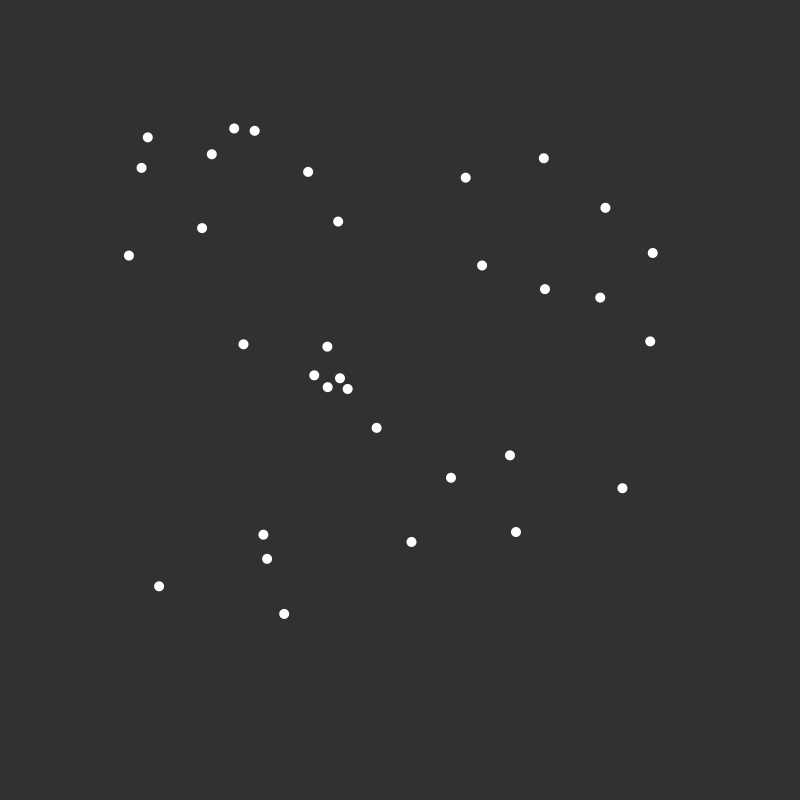
Frame 1 (no input)
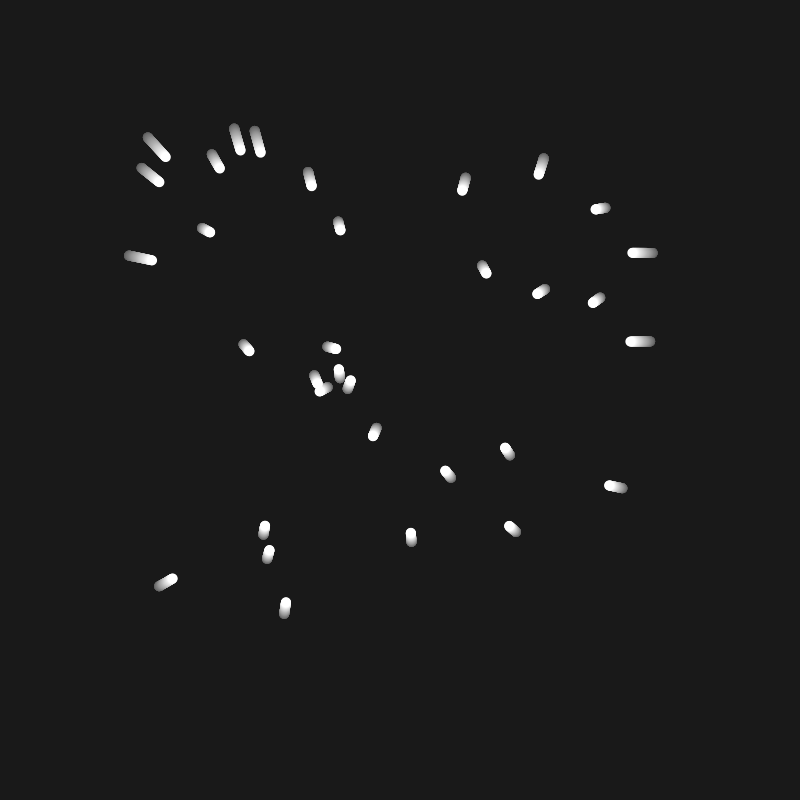
Frame 60 (the mouse pressed at the canvas centre just before this capture)
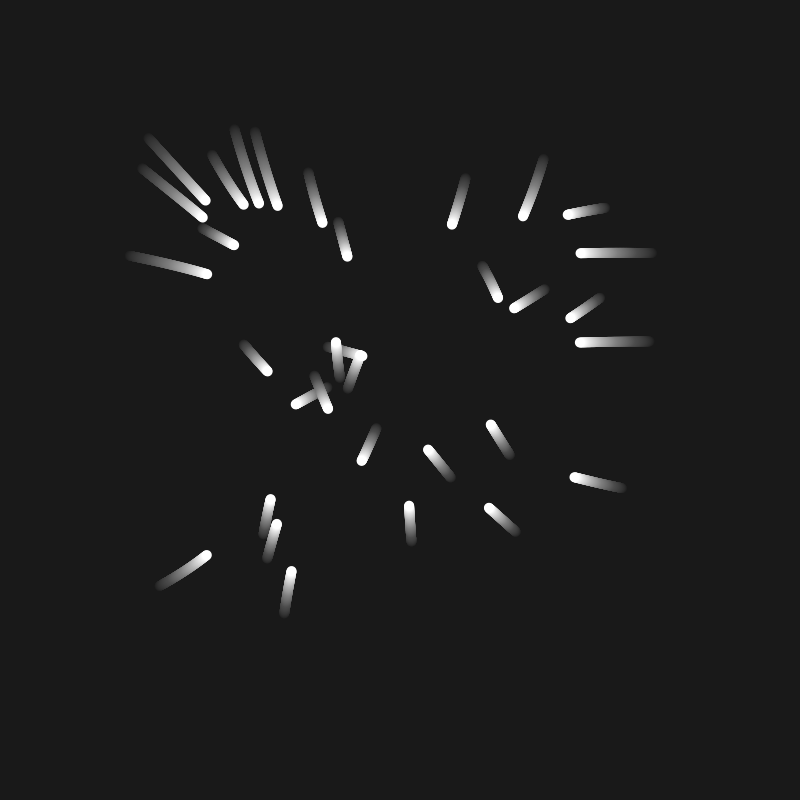
Frame 120 (the mouse held since frame 60 and released just before this capture)

The Processing sketch that drew these frames (run headless with seeded random() and noise(); from frame 60 on, the mouse is pressed at the canvas centre):

// Processing sketch: flocking
// ── flocking.pde
class Particle {
  ArrayList<Particle> guides;
  PVector pos,speed;
  float accel = 0.005;
  float angle = -1;
  float size = 10;
  float max_speed = 1;
  
  public Particle () {
    guides = new ArrayList<Particle>();
    speed = new PVector(0,0);
    pos = new PVector(random(width*0.15,width*0.85), random(height*0.15,height*0.85));
  }
  
  void addGuide (Particle g) {
    guides.add(g);
  }
  
  void move () {
    PVector dir = new PVector(0,0);
    for (Particle guide : guides) dir.add(PVector.sub(guide.pos,pos)); 
    dir.normalize();
    
    speed.add(PVector.mult(dir,accel));
    // ADD WALL FARCES
    float f = 0.025;
    speed.add(PVector.mult(new PVector(-1,0),constrain(map(width-pos.x,0,width/4,f,0),0,f)));
    speed.add(PVector.mult(new PVector(1,0),constrain(map(pos.x,0,width/4,f,0),0,f)));
    speed.add(PVector.mult(new PVector(0,-1),constrain(map(height-pos.y,0,height/4,f,0),0,f)));
    speed.add(PVector.mult(new PVector(0,1),constrain(map(pos.y,0,height/4,f,0),0,f)));
    
    if (speed.mag()>max_speed) speed.normalize().mult(max_speed);
    pos.add(speed);
  }
  
  void plot () {
    ellipse(pos.x,pos.y,size,size);
  }
}

ArrayList<Particle> flock;

boolean export = false;
int time;
int frames = 999;

void setup () {
  size(800,800);
  noStroke();
  background(50);
  smooth();
  
  flock = new ArrayList<Particle>();
  for (int i=0; i<33; i++) flock.add(new Particle());
  for (Particle bird : flock) {
    for (int i=0; i<3; i++) bird.addGuide(flock.get((int)random(flock.size())));
  }
}

void draw () {
  fill(0,5);
  rect(0,0,width,height);
  
  fill(255);
  for (Particle bird : flock) {
    bird.move();
    bird.plot();
  }
  
  time++;
  if (time==frames) {
    if (export) stop();
    time-=frames;
  }
  
  if (export) save("frames/"+nf(int(time),3)+".png");
}
